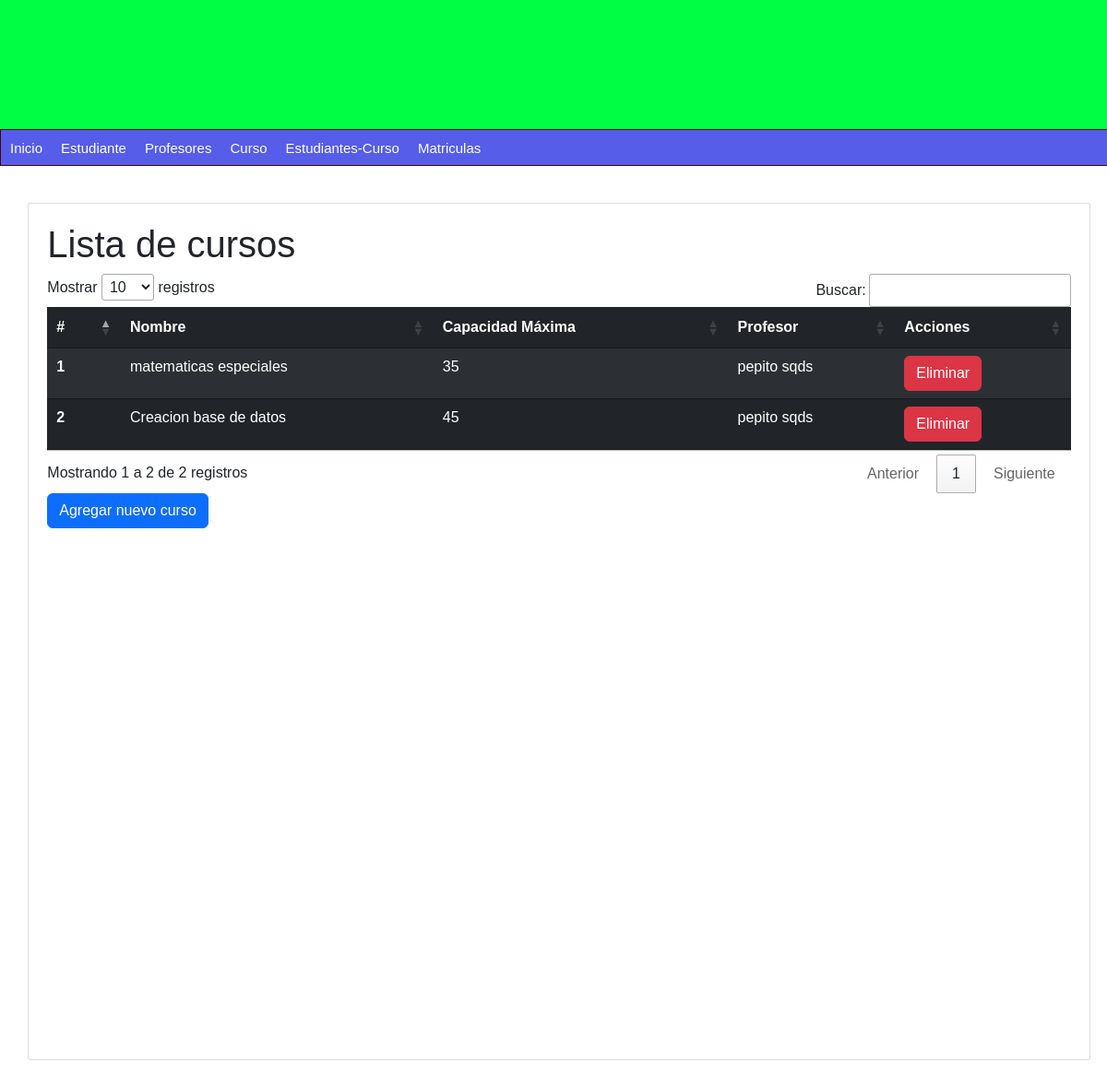
The app's page /Lista-cursos/, older data.
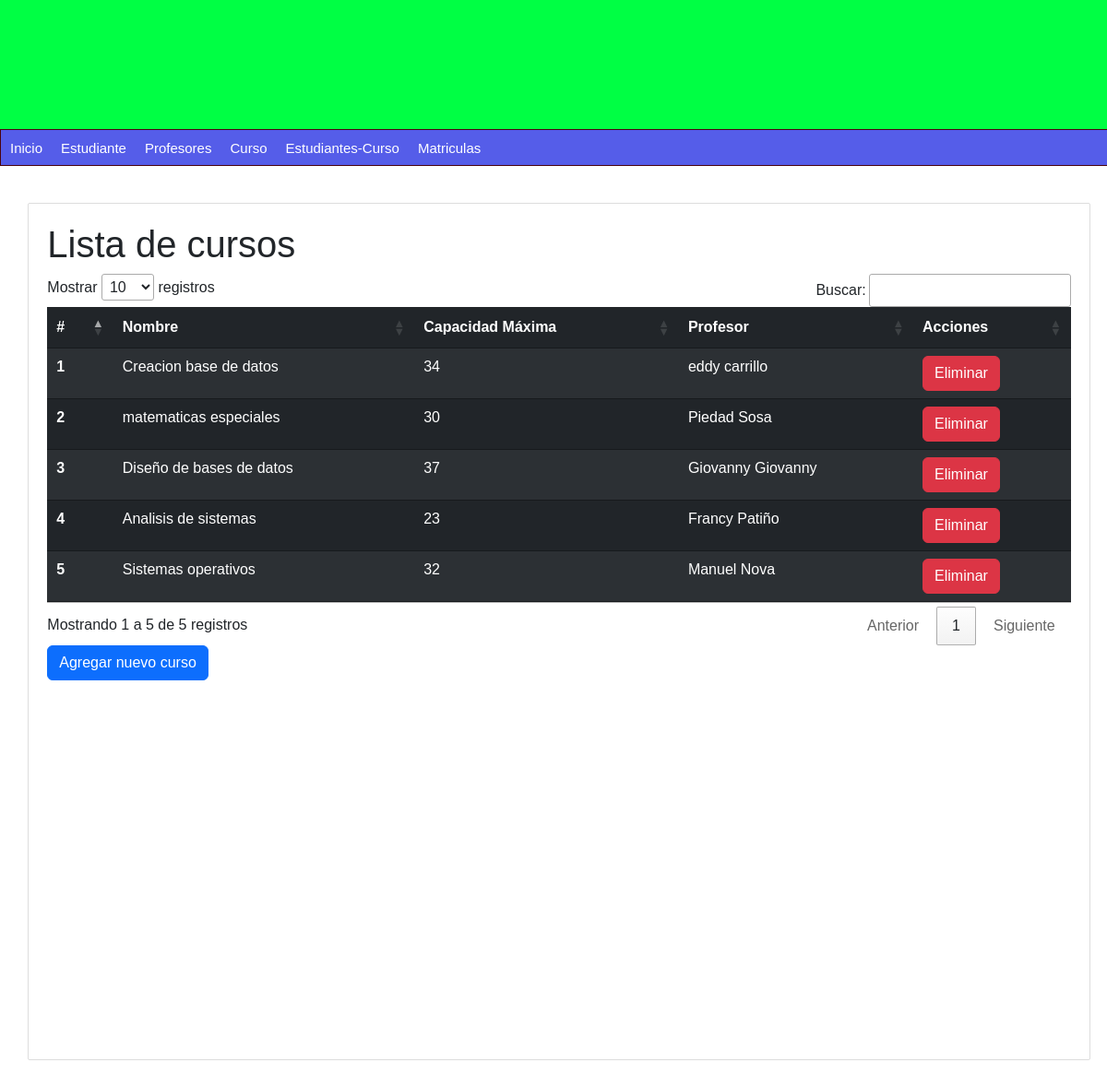
The same page, newer data.
### persona/models.py (models this page shows, shortened)
class Persona(models.Model):
    nombre = models.CharField(max_length=100)
    apellidos = models.CharField(max_length=100)
    dni = models.CharField(max_length=10, unique=True)
    telefono = models.CharField(max_length=10)
    email = models.EmailField()
    fecha_nacimiento = models.DateField()
    rol = models.CharField(max_length=20)
    created_at = models.DateTimeField(auto_now_add=True)
    class Meta:
        db_table = 'persona'

### curso/views.py (the view)
# urls.py: path('Lista-cursos/',get_curso,name='lista-cursos'),
def get_curso(request):
    cursos = curso.objects.all()
    return render(request, 'lista_cursos.html', {
        'title': 'Lista de cursos',
        'cursos': cursos,
    })

### curso/templates/lista_cursos.html (shortened to what this page needs)
{% extends "index.html" %}
{% block content %}
<h1>{{ title }}</h1>
<link rel="stylesheet" type="text/css" href="https://cdn.datatables.net/1.11.5/css/jquery.dataTables.css">
<table id="miTablaCursos" class="table table-dark table-striped">
    <thead>
        <tr>
            <th scope="col">#</th>
            <th scope="col">Nombre</th>
            <th scope="col">Capacidad Máxima</th>
            <th scope="col">Profesor</th>
            <th scope="col">Acciones</th>
        </tr>
    </thead>
    <tbody>
        {% for curso in cursos %}
        <tr>
            <th scope="row">{{ forloop.counter }}</th>
            <td>{{ curso.nombre }}</td>
            <td>{{ curso.capacidad_max }}</td>
            <td>{{ curso.profesor.nombre }} {{ curso.profesor.apellidos }}</td>
            <td>
                <a href="{% url 'eliminar_curso' curso.id %}" class="btn btn-danger" onclick="return confirm('¿Estás seguro que deseas eliminar este curso?');">Eliminar</a>
            </td>
        </tr>
        {% endfor %}
    </tbody>
</table>
<a href="{% url 'formulario_curso' %}" class="btn btn-primary">Agregar nuevo curso</a>
{% endblock %}

Row changes from the older to the newer data that the page shows:
removed Persona: profesor.nombre "pepito" "pepito", profesor.apellidos "sqds" "sqds"
now on this page (row unchanged): Persona: profesor.nombre "eddy", profesor.apellidos "carrillo"
added Persona: profesor.nombre "Piedad", profesor.apellidos "Sosa"
added Persona: profesor.nombre "Giovanny", profesor.apellidos "Giovanny"
added Persona: profesor.nombre "Francy", profesor.apellidos "Patiño"
added Persona: profesor.nombre "Manuel", profesor.apellidos "Nova"
Text that changed along with them:
text written by a page script: "Mostrar registros Buscar: Mostrando 1 a 2 de 2 registros Anterior 1 Siguiente" → "Mostrar registros Buscar: Mostrando 1 a 5 de 5 registros Anterior 1 Siguiente"
new list line: "1 Creacion base de datos 34 Eliminar"
new list line: "2 matematicas especiales 30 Eliminar"
new list line: "3 Diseño de bases de datos 37 Eliminar"
new list line: "4 Analisis de sistemas 23 Eliminar"
new list line: "5 Sistemas operativos 32 Eliminar"
list line gone: "1 matematicas especiales 35 Eliminar"
list line gone: "2 Creacion base de datos 45 Eliminar"
